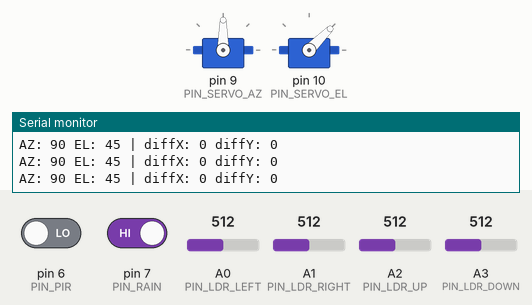
A sketch run on a simulated Arduino Uno, built with avr-gcc and run on an emulated ATmega328P. On the bench: 2 × servo, the last lines printed to the serial monitor. Inputs (shaded band) come from the test bench; at power-on: A0 (PIN_LDR_LEFT) = 512, pin 7 (PIN_RAIN) HIGH, A3 (PIN_LDR_DOWN) = 512, pin 6 (PIN_PIR) LOW, A1 (PIN_LDR_RIGHT) = 512, A2 (PIN_LDR_UP) = 512.

Above: at 1.2 s.
1.3 s: A0 (PIN_LDR_LEFT) set to 529
2.8 s: A0 (PIN_LDR_LEFT) set to 550
At 5.13 s:
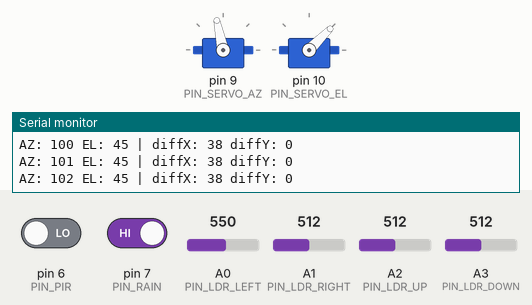
5.8 s: pin 7 (PIN_RAIN) driven LOW
At 6.4 s:
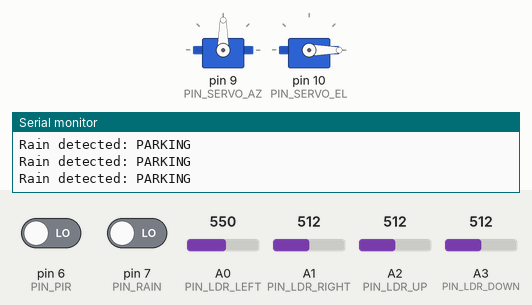
7.3 s: pin 7 (PIN_RAIN) driven HIGH
At 9.75 s:
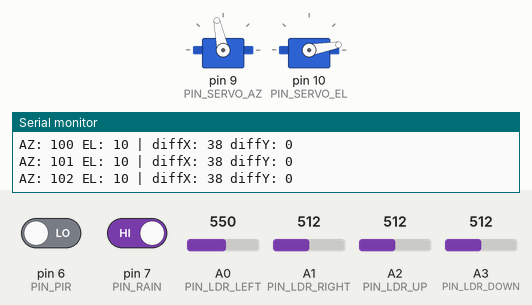
10.3 s: A3 (PIN_LDR_DOWN) set to 529
13.3 s: A3 (PIN_LDR_DOWN) set to 556
At 13.58 s:
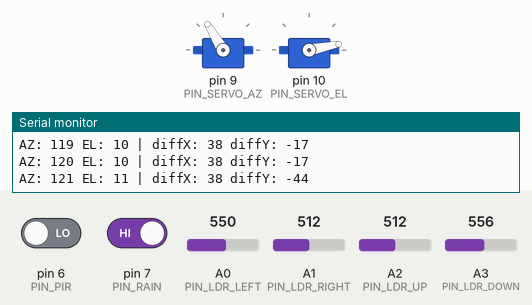
Timing chart, 0 to 19.0 s (numbered marks = the images above; inputs shaded):
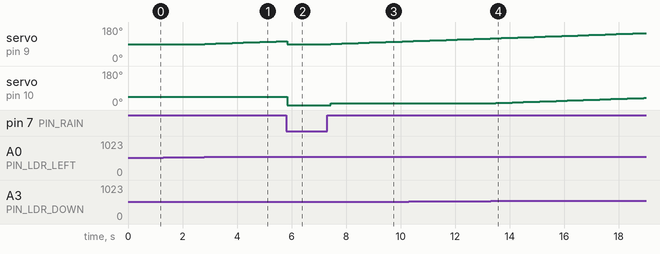

The sketch:

solar.ino
```cpp
#include <Servo.h>

// ----- Pins -----
const int PIN_SERVO_AZ = 9;   // Azimuth servo
const int PIN_SERVO_EL = 10;  // Elevation servo

const int PIN_LDR_LEFT  = A0;
const int PIN_LDR_RIGHT = A1;
const int PIN_LDR_UP    = A2;
const int PIN_LDR_DOWN  = A3;

const int PIN_RAIN = 7;  // digital
const int PIN_PIR  = 6;  // digital

// ----- Servos -----
Servo servoAz;
Servo servoEl;

// ----- Angles -----
int azimuthAngle   = 90;  // start centered
int elevationAngle = 45;  // start mid
const int AZ_MIN = 0, AZ_MAX = 180;
const int EL_MIN = 10, EL_MAX = 85;

// ----- Motion tuning -----
const int DEAD_BAND = 30;   // minimum diff to move
const int STEP_MIN  = 1;    // smallest servo step
const int STEP_MAX  = 4;    // largest servo step

// ----- Park position -----
const int PARK_AZ = 90;
const int PARK_EL = 0;

void setup() {
  Serial.begin(9600);

  pinMode(PIN_RAIN, INPUT);
  pinMode(PIN_PIR, INPUT);

  servoAz.attach(PIN_SERVO_AZ);
  servoEl.attach(PIN_SERVO_EL);

  servoAz.write(azimuthAngle);
  servoEl.write(elevationAngle);

  Serial.println("Solar Tracker Initialized");
}

int moveStepFromError(int error) {
  int mag = abs(error);
  if (mag < DEAD_BAND) return 0;
  int step = map(mag, DEAD_BAND, DEAD_BAND * 6, STEP_MIN, STEP_MAX);
  if (step > STEP_MAX) step = STEP_MAX;
  return (error > 0 ? step : -step);
}

void loop() {
  // Read LDRs
  int leftVal  = analogRead(PIN_LDR_LEFT);
  int rightVal = analogRead(PIN_LDR_RIGHT);
  int upVal    = analogRead(PIN_LDR_UP);
  int downVal  = analogRead(PIN_LDR_DOWN);

  int diffX = leftVal - rightVal; // +ve => move right
  int diffY = upVal - downVal;    // +ve => tilt down

  int rain = digitalRead(PIN_RAIN);
  int pir  = digitalRead(PIN_PIR);

  // Safety: rain -> park; PIR -> pause
  if (rain == LOW) { // adjust depending on your module
    azimuthAngle   = PARK_AZ;
    elevationAngle = PARK_EL;
    Serial.println("Rain detected: PARKING");
  } else if (pir == HIGH) {
    Serial.println("PIR active: pausing movement");
  } else {
    // Normal tracking
    int stepAz = moveStepFromError(diffX);
    int stepEl = moveStepFromError(diffY);

    azimuthAngle   = constrain(azimuthAngle   + stepAz, AZ_MIN, AZ_MAX);
    elevationAngle = constrain(elevationAngle + (-stepEl), EL_MIN, EL_MAX);

    Serial.print("AZ: "); Serial.print(azimuthAngle);
    Serial.print(" EL: "); Serial.print(elevationAngle);
    Serial.print(" | diffX: "); Serial.print(diffX);
    Serial.print(" diffY: "); Serial.println(diffY);
  }

  // Write servos
  servoAz.write(azimuthAngle);
  servoEl.write(elevationAngle);

  delay(200); // loop delay
}
```

Measured:
- the behaviour switches between 541 and 542 on A0 (PIN_LDR_LEFT) (found by bisection; images 0 and 1)
- the behaviour switches between 541 and 542 on A3 (PIN_LDR_DOWN) (found by bisection; images 3 and 4)
- after the input at 2.8 s, servo on pin 9 (PIN_SERVO_AZ): moves from 90° to 105° over 2.8 s, starting at once
- after the input at 5.8 s, servo on pin 10 (PIN_SERVO_EL): 45° → 0° at once
- after the input at 7.3 s, servo on pin 9 (PIN_SERVO_AZ): moves from 90° to 105° over 2.8 s, starting after 0.14 s; servo on pin 10 (PIN_SERVO_EL): 0° → 10° after 0.14 s
- after the input at 13.3 s, servo on pin 10 (PIN_SERVO_EL): moves from 10° to 38° over 5.4 s, starting after 0.18 s
